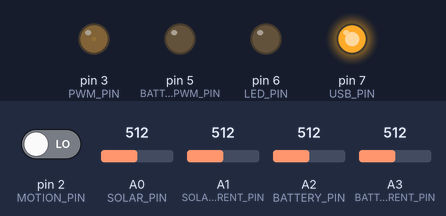
Bench run of a sketch on a simulated Arduino Uno, built with avr-gcc and run on an emulated ATmega328P. Shown: output pins drawn as LEDs (lit = HIGH). The inputs (shaded band) are chosen by the test bench; at power-on: A0 (SOLAR_PIN) = 512, A2 (BATTERY_PIN) = 512, A1 (SOLAR_CURRENT_PIN) = 512, pin 2 (MOTION_PIN) LOW, A3 (BATTERY_CURRENT_PIN) = 512. What the sketch prints to the serial monitor is not drawn.

Above: at 1.2 s.
1.3 s: A0 (SOLAR_PIN) set to 306
At 2.5 s:
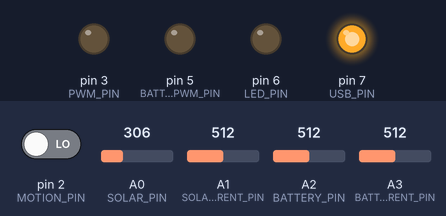
2.8 s: A2 (BATTERY_PIN) set to 426
4.3 s: A2 (BATTERY_PIN) set to 392
At 4.8 s:
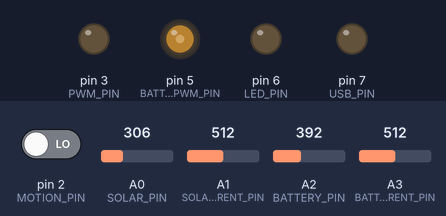
5.8 s: A1 (SOLAR_CURRENT_PIN) set to 306
At 7.0 s:
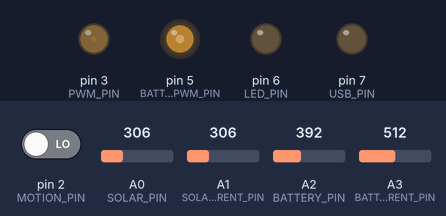
7.3 s: pin 2 (MOTION_PIN) driven HIGH
At 8.4 s:
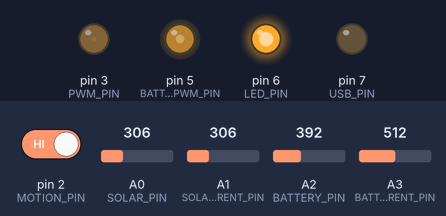
8.8 s: A0 (SOLAR_PIN) set to 70
At 9.4 s:
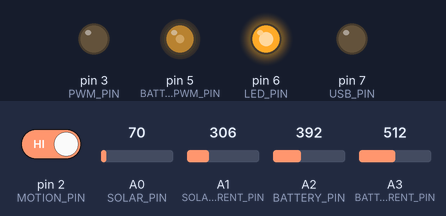
Timing chart, 0 to 11.3 s (numbered marks = the images above; inputs shaded):
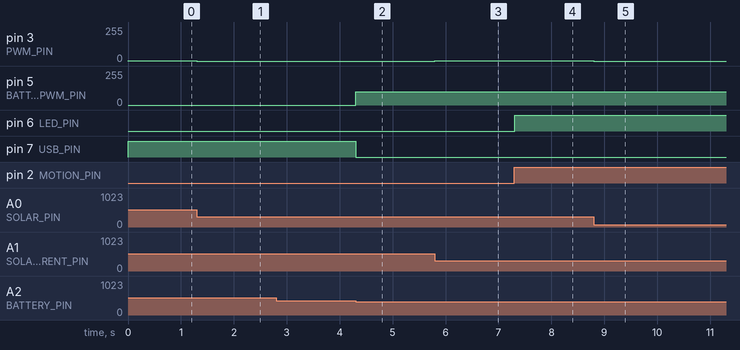

Measured:
- the behaviour switches between 410 and 409 on A2 (BATTERY_PIN) (found by bisection; images 1 and 2)
- after the input at 1.3 s, pin 3 (PWM_PIN): 2/255 → 0/255 at once
- after the input at 2.8 s, every drawn part: stays the same
- after the input at 4.3 s, pin 5 (BATTERY_PWM_PIN): 0/255 → 100/255 at once; pin 7 (USB_PIN): HIGH → LOW at once
- after the input at 5.8 s, pin 3 (PWM_PIN): 0/255 → 2/255 at once
- after the input at 7.3 s, pin 6 (LED_PIN): LOW → HIGH at once
- after the input at 8.8 s, pin 3 (PWM_PIN): 2/255 → 0/255 at once

The sketch:

YASL.ino
```cpp
// Define some constants for pins, parameters and formulas
#define SOLAR_PIN A0 // Analog pin for solar panel voltage
#define SOLAR_CURRENT_PIN A1 // Analog pin for solar panel current
#define BATTERY_PIN A2 // Analog pin for battery voltage
#define BATTERY_CURRENT_PIN A3 // Analog pin for battery current
#define PWM_PIN 3 // PWM pin for MPPT control
#define BATTERY_PWM_PIN 5 // PWM pin for battery protection control
#define MOTION_PIN 2 // Digital pin for motion sensor output
#define LED_PIN 6 // PWM pin for LED control
#define USB_PIN 7 // Digital pin for USB port control

#define R1 10000 // Resistor value for voltage divider (ohms)
#define R2 1000 // Resistor value for voltage divider (ohms)
#define R_SHUNT 0.01 // Shunt resistor value for current measurement (ohms)
#define V_REF 5 // Reference voltage for analog pins (volts)
#define V_MAX 12.6 // Maximum voltage for battery (volts)
#define V_MIN 9 // Minimum voltage for battery (volts)
#define I_MAX 5 // Maximum current for battery (amps)
#define P_MAX 50 // Maximum power for solar panel (watts)

// Define some variables for storing measurements and calculations
float solar_voltage = 0; // Solar panel voltage (volts)
float solar_current = 0; // Solar panel current (amps)
float solar_power = 0; // Solar panel power (watts)
float battery_voltage = 0; // Battery voltage (volts)
float battery_current = 0; // Battery current (amps)
float battery_soc = 0; // Battery state of charge (%)
int pwm_duty = 0; // PWM duty cycle for MPPT control (%)
int battery_pwm_duty = 0; // PWM duty cycle for battery protection control (%)
bool motion_state = false; // Motion sensor state (true or false)
int led_duty = 0; // PWM duty cycle for LED control (%)
bool usb_state = false; // USB port state (true or false)

// Define some parameters for MPPT algorithm
#define DELTA_DUTY 1 // Increment or decrement of PWM duty cycle (%)
#define DELTA_POWER 0.1 // Threshold for power change detection (watts)

// Define some parameters for motion detection algorithm
#define DELAY_TIME 30 // Time to keep the LED on after motion detected (seconds)
#define BRIGHTNESS_LEVEL 255 // Maximum brightness level for LED (0-255)
#define PRESENCE_INTENSITY 5 // Number of consecutive motion detections to increase brightness level

// Define some parameters for USB port control
#define USB_THRESHOLD 80 // Minimum battery SOC to enable USB port (%)


void setup() {
  // Initialize the serial port for communication with Wi-Fi module
  Serial.begin(9600);

  // Initialize the pins as input or output
  pinMode(SOLAR_PIN, INPUT);
  pinMode(SOLAR_CURRENT_PIN, INPUT);
  pinMode(BATTERY_PIN, INPUT);
  pinMode(BATTERY_CURRENT_PIN, INPUT);
  pinMode(PWM_PIN, OUTPUT);
  pinMode(BATTERY_PWM_PIN, OUTPUT);
  pinMode(MOTION_PIN, INPUT);
  pinMode(LED_PIN, OUTPUT);
  pinMode(USB_PIN, OUTPUT);

  // Set the initial states of the pins
  digitalWrite(PWM_PIN, LOW);
  digitalWrite(BATTERY_PWM_PIN, LOW);
  digitalWrite(LED_PIN, LOW);
  digitalWrite(USB_PIN, LOW);
}

void loop() {
  // Measure the solar panel voltage and current
  solar_voltage = analogRead(SOLAR_PIN) * V_REF / 1024 * (R1 + R2) / R2;
  solar_current = analogRead(SOLAR_CURRENT_PIN) * V_REF / 1024 / R_SHUNT;

  // Calculate the solar panel power
  solar_power = solar_voltage * solar_current;

  // Measure the battery voltage and current
  battery_voltage = analogRead(BATTERY_PIN) * V_REF / 1024 * (R1 + R2) / R2;
  battery_current = analogRead(BATTERY_CURRENT_PIN) * V_REF / 1024 / R_SHUNT;

  // Calculate the battery state of charge
  battery_soc = (battery_voltage - V_MIN) / (V_MAX - V_MIN) * 100;

  // Implement the MPPT algorithm
  mppt();

  // Implement the battery protection algorithm
  battery_protection();

  // Read the motion sensor state
  motion_state = digitalRead(MOTION_PIN);

  // Implement the motion detection algorithm
  motion_detection();

  // Implement the USB port control algorithm
  usb_control();

  // Send data in JSON format to Wi-Fi module
  send_data();

}

// Function to implement the MPPT algorithm
void mppt() {
  // Declare some static variables to store previous values
  static float prev_power = 0; // Previous solar panel power (watts)
  static int prev_duty = 0; // Previous PWM duty cycle (%)
  static int direction = 1; // Direction of PWM duty cycle change (+1 or -1)

  // Compare the current power with the previous power
  if (solar_power > prev_power + DELTA_POWER) {
    // If the power increased, keep the same direction and increment the duty cycle
    pwm_duty = prev_duty + direction * DELTA_DUTY;
  } else if (solar_power < prev_power - DELTA_POWER) {
    // If the power decreased, reverse the direction and decrement the duty cycle
    pwm_duty = prev_duty - direction * DELTA_DUTY;
    direction = -direction;
  } else {
    // If the power did not change significantly, keep the same duty cycle
    pwm_duty = prev_duty;
  }

  // Constrain the duty cycle between 0 and 100
  pwm_duty = constrain(pwm_duty, 0, 100);

  // Set the PWM output to the calculated duty cycle
  analogWrite(PWM_PIN, pwm_duty * 255 / 100);

  // Update the previous power and duty cycle values
  prev_power = solar_power;
  prev_duty = pwm_duty;
}

// Function to implement the battery protection algorithm
void battery_protection() {
  // Declare some static variables to store previous values
  static bool charging_state = false; // Charging state of the battery (true or false)
  static bool discharging_state = false; // Discharging state of the battery (true or false)

  // Check if the battery voltage is above the maximum voltage
  if (battery_voltage > V_MAX) {
    // If yes, stop charging the battery by turning off the MOSFET switch
    battery_pwm_duty = 0;
    analogWrite(BATTERY_PWM_PIN, battery_pwm_duty);
    charging_state = false;
  } else if (battery_voltage < V_MAX - 0.1 && !charging_state) {
    // If no, and the battery is not already charging, start charging the battery by turning on the MOSFET switch
    battery_pwm_duty = 100;
    analogWrite(BATTERY_PWM_PIN, battery_pwm_duty);
    charging_state = true;
  }

  // Check if the battery voltage is below the minimum voltage
  if (battery_voltage < V_MIN) {
    // If yes, stop discharging the battery by turning off the LED light
    led_duty = 0;
    analogWrite(LED_PIN, led_duty);
    discharging_state = false;
  } else if (battery_voltage > V_MIN + 0.1 && !discharging_state) {
    // If no, and the battery is not already discharging, start discharging the battery by turning on the LED light
    led_duty = BRIGHTNESS_LEVEL;
    analogWrite(LED_PIN, led_duty);
    discharging_state = true;
  }
}

// Function to implement the motion detection algorithm
void motion_detection() {
  // Declare some static variables to store previous values
  static unsigned long prev_time = 0; // Previous time when motion was detected (milliseconds)
  static int presence_count = 0; // Number of consecutive motion detections

  // Check if the motion sensor state is true
  if (motion_state) {
    // If yes, update the previous time and increment the presence count
    prev_time = millis();
    presence_count++;
  } else {
    // If no, check if the current time is more than the delay time after the previous time
    if (millis() - prev_time > DELAY_TIME * 1000) {
      // If yes, reset the presence count
      presence_count = 0;
    }
  }

  // Constrain the presence count between 0 and PRESENCE_INTENSITY
  presence_count = constrain(presence_count, 0, PRESENCE_INTENSITY);

  // Calculate the LED duty cycle based on the presence count
  led_duty = map(presence_count, 0, PRESENCE_INTENSITY, 0, BRIGHTNESS_LEVEL);

  // Set the PWM output to the calculated duty cycle
  analogWrite(LED_PIN, led_duty);
}

// Function to implement the USB port control algorithm
void usb_control() {
  // Check if the battery state of charge is above the USB threshold
  if (battery_soc > USB_THRESHOLD) {
    // If yes, enable the USB port by turning on the MOSFET switch
    usb_state = true;
    digitalWrite(USB_PIN, usb_state);
  } else {
    // If no, disable the USB port by turning off the MOSFET switch
    usb_state = false;
    digitalWrite(USB_PIN, usb_state);
  }
}

// Function to send data in JSON format to Wi-Fi module
void send_data() {
  // Declare a static variable to store the previous time
  static unsigned long prev_time = 0; // Previous time when data was sent (milliseconds)

  // Check if the current time is more than 10 minutes after the previous time
  if (millis() - prev_time > 10 * 60 * 1000) {
    // If yes, update the previous time and create a JSON object
    prev_time = millis();
    String json = "{";
    json += "\"solar_voltage\":" + String(solar_voltage) + ",";
    json += "\"solar_current\":" + String(solar_current) + ",";
    json += "\"solar_power\":" + String(solar_power) + ",";
    json += "\"battery_voltage\":" + String(battery_voltage) + ",";
    json += "\"battery_current\":" + String(battery_current) + ",";
    json += "\"battery_soc\":" + String(battery_soc) + ",";
    json += "\"motion_state\":" + String(motion_state) + ",";
    json += "\"led_duty\":" + String(led_duty) + ",";
    json += "\"usb_state\":" + String(usb_state);
    json += "}";

    // Send the JSON object to the serial port
    Serial.println(json);
  }
}
```
